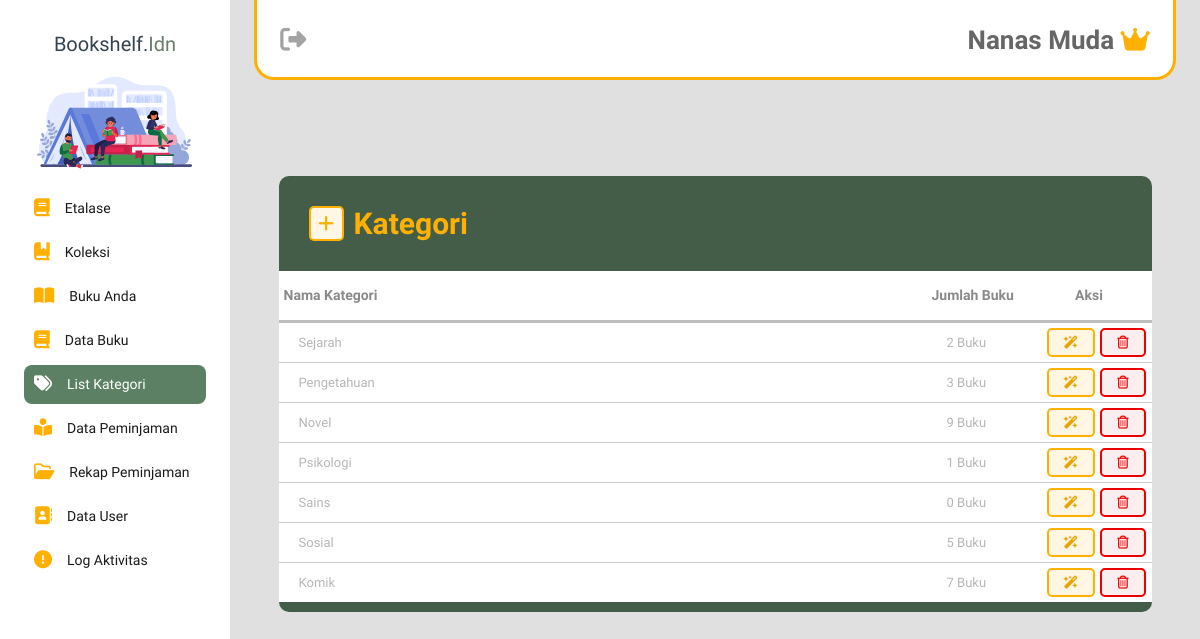
The page /admin_petugas/list-kategori.php (signed in) on the database as committed earlier.
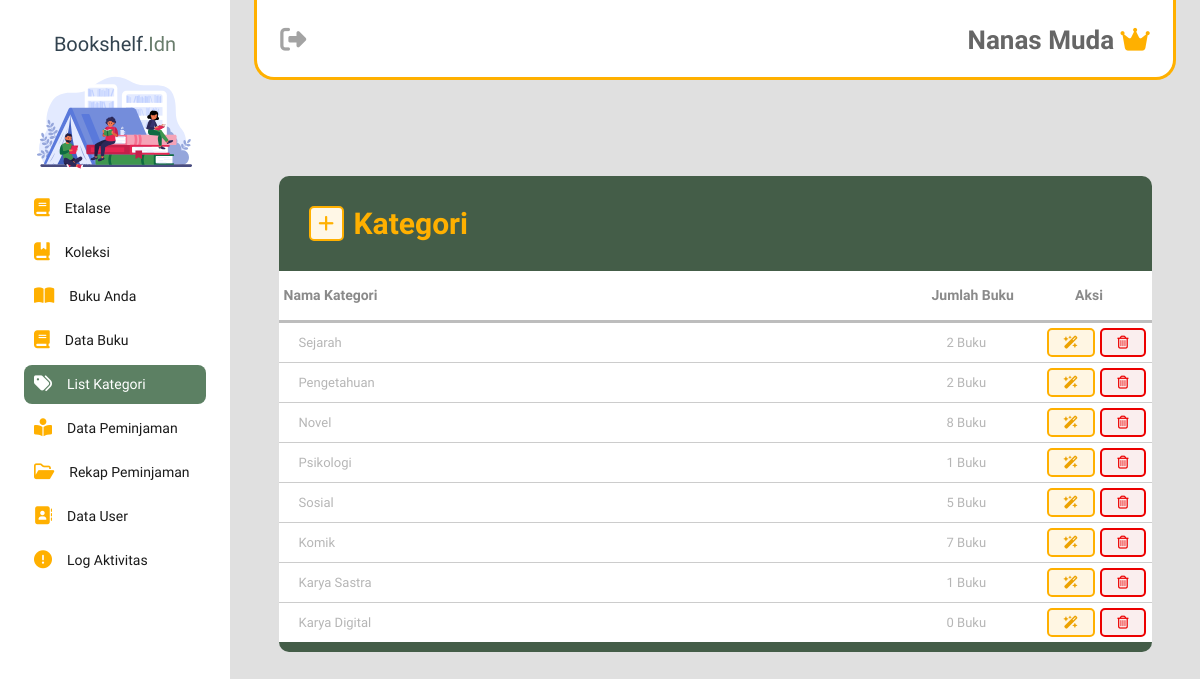
The same page on the database as committed later.
### tables this page shows
CREATE TABLE `kategoribuku` (
  `kategoriID` int(11) NOT NULL,
  `namakategori` varchar(255) NOT NULL,
  `created_at` timestamp NOT NULL DEFAULT current_timestamp() ON UPDATE current_timestamp()
);

### admin_petugas/list-kategori.php (the view, shortened to what the changed rows need)
<?php
include '../koneksi.php';
$query_kategori = "SELECT kategoriID, namakategori FROM kategoribuku";
$result_kategori = mysqli_query($koneksi, $query_kategori);
?>
<!DOCTYPE html>
<html lang="en">
<head>
    <link rel="stylesheet" href="../css/list-kategori.css?v=<?php echo time(); ?>">
</head>
<body>
    <?php require '../sidebar.php'?>
    <?php require 'navbar.php'?>
        <div class="card">
        <h1 class="card-header">
            <div class="addcontent-icon" id="addkategori-icon" onclick="showAddkategoriPopup()">
                <i class="fa-solid fa-plus"></i>
            </div>
            Kategori
        </h1>
        <div class="table-responsive">
            <table class="table-hover">
                <thead class="head-table">
                    <tr>
                        <th>Nama Kategori</th>
                        <th style="width: 100px;">Jumlah Buku</th>
                        <th style="width: 120px; text-align: center;">Aksi</th>
                    </tr>
                </thead>
                <tbody class="table-body">
                    <?php while ($row_kategori = $result_kategori->fetch_assoc()) : ?>
                        <tr>
                            <td><?php echo $row_kategori['namakategori']; ?></td>
                            <?php
                                $kategori_id = $row_kategori['kategoriID'];
                                $sql_jumlah_buku = "SELECT COUNT(*) AS jumlah FROM buku WHERE kategoriID = $kategori_id";
                                $result_jumlah_buku = $koneksi->query($sql_jumlah_buku);
                                $row_jumlah_buku = $result_jumlah_buku->fetch_assoc();
                                $jumlah_buku = $row_jumlah_buku['jumlah'];
                            ?>
                            <td><?php echo $jumlah_buku; ?> Buku</td>
                            <td style="width: 125px; display: flex; gap: 5px; justify-content: space-between; align-items: center; flex-direction: row;">
                                <button class="edit-btn" onclick="showEditForm(<?php echo $row_kategori['kategoriID']; ?>, '<?php echo $row_kategori['namakategori']; ?>')"><i class="fa-solid fa-wand-magic-sparkles"></i></button>
                                <button class="deletecategory-btn" onclick="deleteCategory(<?php echo $row_kategori['kategoriID']; ?>)"><i class="fa-regular fa-trash-can"></i></button>
                            </td>
                        </tr>
                    <?php endwhile; ?>
                </tbody>
            </table>
        </div>
    </div>
</body>
</html>

### sidebar.php (shortened to what the changed rows need)
<?php
$sidebar_items = array();
if (isset($_SESSION['acces_level'])) {
    $access_level = $_SESSION['acces_level'];
    switch ($access_level) {
        case 'admin' OR 'super_admin':
            $sidebar_items = array(
                array("selected-menu" => "etalase-page", "page" => "buku.php", "icon" => "fa-solid fa-book", "description" => "Etalase"),
                array("selected-menu" => "koleksibuku-page", "page" => "koleksibuku.php", "icon" => "fa-solid fa-book-bookmark", "description" => "Koleksi"),
                array("selected-menu" => "bukuanda-page", "page" => "bukuanda.php", "icon" => "fa-solid fa-book-open", "description" => "Buku Anda"),
                array("selected-menu" => "buku-page", "page" => "data-buku.php", "icon" => "fa-solid fa-book", "description" => "Data Buku"),
                array("selected-menu" => "list-kategori", "page" => "list-kategori.php", "icon" => "fa-solid fa-tags", "description" => "List Kategori"),
                array("selected-menu" => "peminjaman-page", "page" => "peminjaman.php", "icon" => "fa-solid fa-book-open-reader", "description" => "Data Peminjaman"),
                array("selected-menu" => "rekap-page", "page" => "rekap-page.php", "icon" => "fa-regular fa-folder-open", "description" => "Rekap Peminjaman"),
                array("selected-menu" => "datauser-page", "page" => "data_user.php", "icon" => "fa-solid fa-address-book", "description" => "Data User"),
                array("selected-menu" => "logs-page", "page" => "logs_data.php", "icon" => "fa-solid fa-circle-exclamation", "description" => "Log Aktivitas")
            );
            break;
    }
}
?>
<!DOCTYPE html>
<html lang="en">
<head>
    <link rel="stylesheet" href="../css/sidebar.css?v=<?php echo time(); ?>">
    <link rel="stylesheet" href="../css/style.css">
    <link rel="stylesheet" href="https://cdnjs.cloudflare.com/ajax/libs/font-awesome/6.5.1/css/all.min.css" />
    <link rel="stylesheet" href="https://cdn.jsdelivr.net/npm/sweetalert2@11.0.20/dist/sweetalert2.min.css">
    <link rel="stylesheet" href="https://cdnjs.cloudflare.com/ajax/libs/animate.css/4.1.1/animate.min.css">
    <link rel="stylesheet" href="https://cdnjs.cloudflare.com/ajax/libs/toastr.js/latest/css/toastr.min.css">
    <link rel="stylesheet" href="../libs/perfect-scrollbar/css/perfect-scrollbar.css">
</head>
    <div class="container">
        <div class="sidebar">
            <div class="main">
                <?php
                foreach ($sidebar_items as $item) {
                    echo '<a href="' . $item["page"] . '">';
                    echo '<div class="list-item ' . $item["selected-menu"] . '">';
                    echo '<div class="icon"><i class="' . $item["icon"] . '"></i></div>';
                    echo '<span class="description">' . $item["description"] . '</span>';
                    echo '</div>';
                }
                echo '</a>';
                ?>
            </div>
        </div>
</html>

Rows that differ between the two databases and show on the page:
removed kategoribuku: namakategori "Sains", jumlah_buku "0"
computed for kategoribuku "Pengetahuan": jumlah_buku "3" → "2"
computed for kategoribuku "Novel": jumlah_buku "9" → "8"
added kategoribuku: namakategori "Karya Sastra", jumlah_buku "1"
added kategoribuku: namakategori "Karya Digital", jumlah_buku "0"
